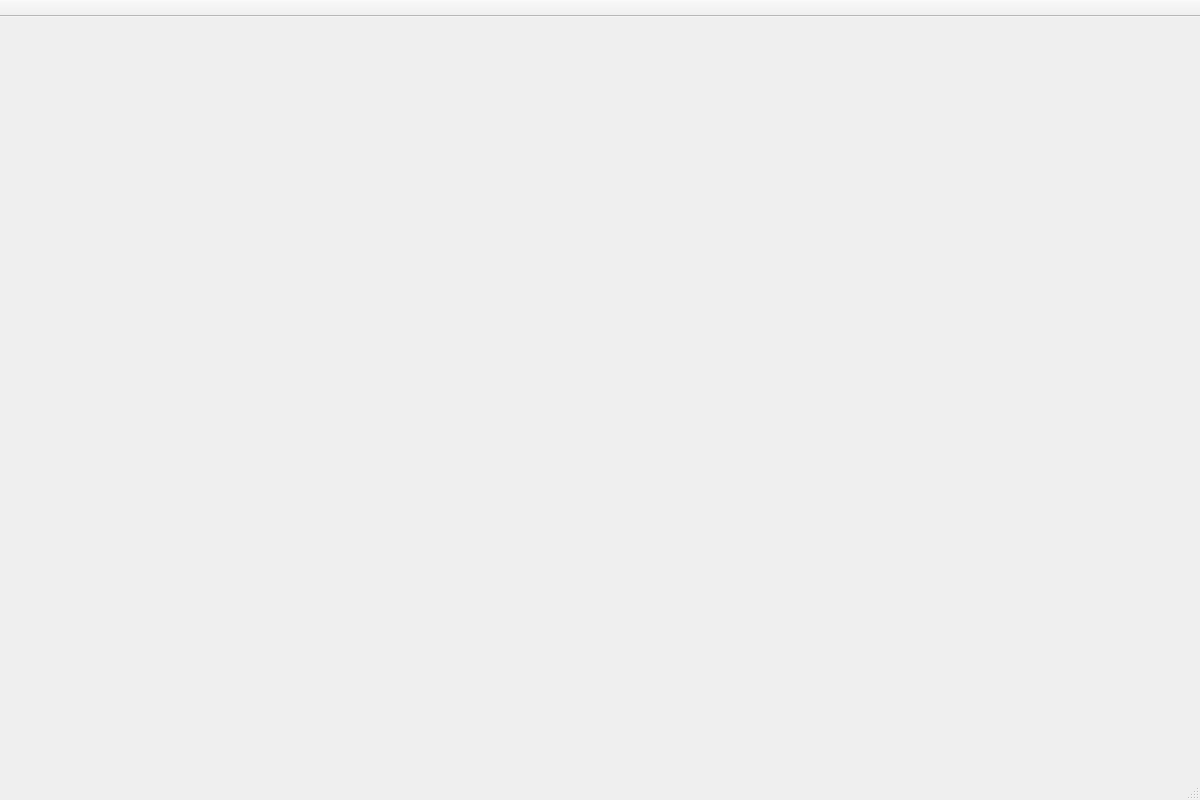
<?xml version="1.0" encoding="UTF-8"?>
<ui version="4.0">
 <class>AudioMainWidgetClass</class>
 <widget class="QMainWindow" name="AudioMainWidgetClass">
  <property name="geometry">
   <rect>
    <x>0</x>
    <y>0</y>
    <width>1200</width>
    <height>800</height>
   </rect>
  </property>
  <property name="windowTitle">
   <string>音频播放器</string>
  </property>
  <widget class="QWidget" name="centralWidget">
   <layout class="QVBoxLayout" name="verticalLayout">
    <property name="spacing">
     <number>0</number>
    </property>
    <property name="leftMargin">
     <number>0</number>
    </property>
    <property name="topMargin">
     <number>0</number>
    </property>
    <property name="rightMargin">
     <number>0</number>
    </property>
    <property name="bottomMargin">
     <number>0</number>
    </property>
    <item>
     <widget class="PlayerAudioModuleWidget" name="widget" native="true"/>
    </item>
   </layout>
  </widget>
  <widget class="QMenuBar" name="menuBar">
   <property name="geometry">
    <rect>
     <x>0</x>
     <y>0</y>
     <width>1200</width>
     <height>23</height>
    </rect>
   </property>
  </widget>
  <widget class="QToolBar" name="mainToolBar">
   <property name="movable">
    <bool>false</bool>
   </property>
   <property name="allowedAreas">
    <set>Qt::TopToolBarArea</set>
   </property>
   <property name="iconSize">
    <size>
     <width>24</width>
     <height>24</height>
    </size>
   </property>
   <property name="toolButtonStyle">
    <enum>Qt::ToolButtonTextBesideIcon</enum>
   </property>
   <attribute name="toolBarArea">
    <enum>TopToolBarArea</enum>
   </attribute>
   <attribute name="toolBarBreak">
    <bool>false</bool>
   </attribute>
  </widget>
  <widget class="QStatusBar" name="statusBar"/>
 </widget>
 <layoutdefault spacing="6" margin="11"/>
 <customwidgets>
  <customwidget>
   <class>PlayerAudioModuleWidget</class>
   <extends>QWidget</extends>
   <header>PlayerAudioModuleWidget.h</header>
  </customwidget>
 </customwidgets>
 <resources/>
 <connections/>
</ui>
